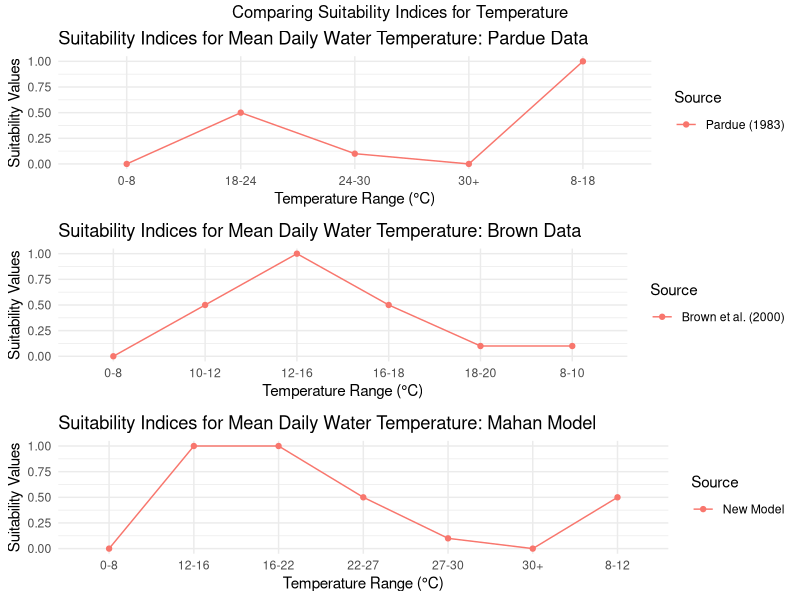

Source code (R): (Note: this script raises an error after producing the figure.)
## ---- chunk 1
# Load the ggplot2 library
library(ggplot2)
library(gridExtra)
# Your data
data <- data.frame(
  Temperature_Range_C = c("0-8","8-12","12-16","16-22","22-27","27-30","30+",
               "0-8","8-18","18-24","24-30","30+",
               "0-8","8-10","10-12","12-16","16-18","18-20","20-30","30+"),
  Suitability_Values = c(0.0,0.5,1.0,1.0,0.5,0.1,0.0,
         0.0,1.0,0.5,0.1,0.0,
         0.0,0.1,0.5,1.0,0.5,0.1,0.0,0.0),
  Source = c("New Model", "New Model", "New Model", "New Model", "New Model", "New Model", "New Model",
             "Pardue (1983)","Pardue (1983)","Pardue (1983)","Pardue (1983)","Pardue (1983)",
                    "Brown et al. (2000)","Brown et al. (2000)","Brown et al. (2000)","Brown et al. (2000)","Brown et al. (2000)","Brown et al. (2000)","Brown et al. (2000)","Brown et al. (2000)")
)
alewife_model <- data[1:7,]
pardue_data <- data[8:12, ]
brown_data <- data[13:18, ]

#Note that range=0, which means that whiskers extend to the minimum and maximum values.
jpeg(filename="Fig01.Adult_Alewife_Temp_HSI.jpeg", units="in", width=9, height=4, res=400)
par(mfrow=c(3,1))

# Create separate plots for each model
plot_alewife <- ggplot(alewife_model, aes(x = Temperature_Range_C, y = Suitability_Values, group = Source, color = Source)) +
  geom_line() +
  geom_point() +
  labs(
    x = "Temperature Range (°C)",
    y = "Suitability Values",
    title = "Suitability Indices for Mean Daily Water Temperature: Mahan Model"
  ) +
  theme_minimal()

plot_pardue <- ggplot(pardue_data, aes(x = Temperature_Range_C, y = Suitability_Values, group = Source, color = Source)) +
  geom_line() +
  geom_point() +
  labs(
    x = "Temperature Range (°C)",
    y = "Suitability Values",
    title = "Suitability Indices for Mean Daily Water Temperature: Pardue Data"
  ) +
  theme_minimal()

plot_brown <- ggplot(brown_data, aes(x = Temperature_Range_C, y = Suitability_Values, group = Source, color = Source)) +
  geom_line() +
  geom_point() +
  labs(
    x = "Temperature Range (°C)",
    y = "Suitability Values",
    title = "Suitability Indices for Mean Daily Water Temperature: Brown Data"
  ) +
  theme_minimal()

grid.arrange(arrangeGrob(plot_pardue, plot_brown, plot_alewife, nrow = 3), top="Comparing Suitability Indices for Temperature")
#Close jpeg creation
invisible(dev.off())

#Display figure
knitr::include_graphics("Fig01.Adult_Alewife_Temp_HSI.jpeg")
## ---- chunk 2
library(dplyr)
library(knitr)
library(kableExtra)
data= matrix(c("0-8","8-12","12-16","16-22","22-27","27-30","30+",
               "0-10","10-15","15-20","20-27","27+",
               "0-8","8-10","10-12","12-16","16-18","18-20","20+"), ncol=1, byrow=TRUE)

## create columns for table
HSI <- c(0.0,0.5,1.0,1.0,0.5,0.1,0.0,
         0.0,0.5,1.0,0.5,0.0,
         0.0,0.1,0.5,1.0,0.5,0.1,0.0)
data <-cbind(data, HSI)

# specify the column names and row names of matrix
colnames(data) = c('Temperature Range (C)', 'Suitability Values')
rownames(data) <- c('New Model','','','','','','',
                    "Pardue (1983)",'','','','',
                    "Brown et al. (2000)",'','','','','','')

# assign to table
final=as.table(data)
knitr::kable(x = data, #the data for the table
            caption = "Suitability Indices for Mean Daily Water Temperature: Spawning Adult Alewives",
            format = "markdown",
            escape = FALSE,
            booktabs = TRUE,
            align = "c",
            full_width = TRUE)  %>%   
kable_styling(full_width = T) %>%
column_spec(4,width_min = "20em") %>%
column_spec(5,width_min = "20em")
## ---- chunk 3
data= matrix(c("0-2","2-10","10-20","20-50","50-100","100+",
               "NA",
               "0-MLT","MLT-3","3-10","10-20","20-50","50-100"), ncol=1, byrow=TRUE)

## create columns for table
HSI <- c(0.0,0.5,1.0,0.5,0.5,0.0,
         "NA",
         0.5,1.0,1.0,0.1,0.0,0.0)
data <-cbind(data, HSI)

# specify the column names and row names of matrix
colnames(data) = c('Depth Range (meters)', 'Suitability Values')
rownames(data) <- c('New Model','','','','','',
                    "Pardue (1983)",
                    "Brown et al. (2000)",'','','','','')

# assign to table
final=as.table(data)
knitr::kable(x = data, #the data for the table
            caption = "Suitability Indices for Average Depth: Spawning Adult Alewives",
            format = "markdown",
            escape = FALSE,
            booktabs = TRUE,
            align = "c",
            full_width = TRUE)  %>%   
kable_styling(full_width = T) %>%
column_spec(4,width_min = "20em") %>%
column_spec(5,width_min = "20em")
## ---- chunk 4
data= matrix(c("0-0.5","0.5-5","5-15","15-20","20+",
               "0-6","6-14","14-20","20+",
               "0-0.5","0.5-5","5-10","10-15","15-20","20-25","25-30"), ncol=1, byrow=TRUE)

## create columns for table
HSI <- c(1.0,1.0,1.0,0.5,0,
         0.86,0.0,0.0,0.0,
         1.0,1.0,1.0,1.0,0.5,0.1,0.0)
data <-cbind(data, HSI)

# specify the column names and row names of matrix
colnames(data) = c('Salinity Range (psu)', 'Suitability Values')
rownames(data) <- c('New Model','','','','',
                    "Pardue (1983)",'','','',
                    "Brown et al. (2000)",'','','','','','')

# assign to table
final=as.table(data)
knitr::kable(x = data, #the data for the table
            caption = "Suitability Indices for Average Salinity: Spawning Adult Alewives",
            format = "markdown",
            escape = FALSE,
            booktabs = TRUE,
            align = "c",
            full_width = TRUE)  %>%   
kable_styling(full_width = T) %>%
column_spec(4,width_min = "20em") %>%
column_spec(5,width_min = "20em")
## ---- chunk 5
data= matrix(c("0-0.3","0.3-1.5","1.5-3.5","3.5-4.5","4.5+",
               "NA",
               "NA"), ncol=1, byrow=TRUE)

## create columns for table
HSI <- c(1.0,1.0,0.5,0.3,0.0,
         "NA",
         "NA")
data <-cbind(data, HSI)

# specify the column names and row names of matrix
colnames(data) = c('Flow Velocity Range (m/s)', 'Suitability Values')
rownames(data) <- c('New Model','','','','',
                    "Pardue (1983)",
                    "Brown et al. (2000)")

# assign to table
final=as.table(data)
knitr::kable(x = data, #the data for the table
            caption = "Suitability Indices for Flow Velocity: Spawning Adult Alewives",
            format = "markdown",
            escape = FALSE,
            booktabs = TRUE,
            align = "c",
            full_width = TRUE)  %>%   
kable_styling(full_width = T) %>%
column_spec(4,width_min = "20em") %>%
column_spec(5,width_min = "20em")
## ---- chunk 6
data= matrix(c("soft substrate","hard substrate","present SAV","absent SAV",
               "NA",
               "NA"), ncol=1, byrow=TRUE)

## create columns for table
HSI <- c(1.0,0.5,1.0,0.5,
         "NA",
         "NA")
data <-cbind(data, HSI)

# specify the column names and row names of matrix
colnames(data) = c('Predominant Substrate Type', 'Suitability Values')
rownames(data) <- c('New Model','','','',
                    "Pardue (1983)",
                    "Brown et al. (2000)")

# assign to table
final=as.table(data)
knitr::kable(x = data, #the data for the table
            caption = "Suitability Indices for Predominant Substrate Type: Spawning Adult Alewives",
            format = "markdown",
            escape = FALSE,
            booktabs = TRUE,
            align = "c",
            full_width = TRUE)  %>%   
kable_styling(full_width = T) %>%
column_spec(4,width_min = "20em") %>%
column_spec(5,width_min = "20em")
## ---- chunk 7
# Load the ggplot2 library
library(ggplot2)

# Your data
data <- data.frame(
  Temperature_Range_C = c(3,11,17,22,28,29.7,
               0,10,18,30,
               0,6,10,12,22,24,30),
  Suitability_Values = c(0.0,0.5,1.0,1.0,0.3,0.0,
         0.5,1.0,0.5,0.0,
         0.0,0.1,0.5,1.0,0.5,0.1,0.0),
  Source = c("New Model", "New Model", "New Model", "New Model", "New Model", "New Model",
             "Pardue (1983)","Pardue (1983)","Pardue (1983)","Pardue (1983)",
                    "Brown et al. (2000)","Brown et al. (2000)","Brown et al. (2000)","Brown et al. (2000)","Brown et al. (2000)","Brown et al. (2000)","Brown et al. (2000)")
)
alewife_model <- data[1:6,]
pardue_data <- data[7:10, ]
brown_data <- data[11:17, ]

#Note that range=0, which means that whiskers extend to the minimum and maximum values.
jpeg(filename="Fig02.Juv_Alewife_Temp_HSI.jpeg", units="in", width=9, height=4, res=400)
par(mfrow=c(3,1))

# Create separate plots for each model
plot_alewife <- ggplot(alewife_model, aes(x = Temperature_Range_C, y = Suitability_Values, group = Source, color = Source)) +
  geom_line() +
  geom_point() +
  labs(
    x = "Temperature Range (°C)",
    y = "Suitability Values",
    title = "Suitability Indices for Average Depth: Mahan Model"
  ) +
  theme_minimal()

plot_pardue <- ggplot(pardue_data, aes(x = Temperature_Range_C, y = Suitability_Values, group = Source, color = Source)) +
  geom_line() +
  geom_point() +
  labs(
    x = "Temperature Range (°C)",
    y = "Suitability Values",
    title = "Suitability Indices for Average Depth: Pardue Data"
  ) +
  theme_minimal()

plot_brown <- ggplot(brown_data, aes(x = Temperature_Range_C, y = Suitability_Values, group = Source, color = Source)) +
  geom_line() +
  geom_point() +
  labs(
    x = "Temperature Range (°C)",
    y = "Suitability Values",
    title = "Suitability Indices for Average Depth: Brown Data"
  ) +
  theme_minimal()

grid.arrange(arrangeGrob(plot_pardue, plot_brown, plot_alewife, nrow = 3), top="Comparing Suitability Indices for Depth")
#Close jpeg creation
invisible(dev.off())

#Display figure
knitr::include_graphics("Fig02.Juv_Alewife_Temp_HSI.jpeg")
## ---- chunk 8
library(dplyr)
library(knitr)
library(kableExtra)
data= matrix(c("3-11","11-17","17-22","22-28","28-29.7","29.7+",
               "0-10","10-18","18-30","30+",
               "0-6","6-10","10-12","12-22","22-24","24-30","30+"), ncol=1, byrow=TRUE)

## create columns for table
HSI <- c(0.0,0.5,1.0,1.0,0.3,0.0,
         0.5,1.0,0.5,0.0,
         0.0,0.1,0.5,1.0,0.5,0.1,0.0)
data <-cbind(data, HSI)

# specify the column names and row names of matrix
colnames(data) = c('Temperature Range (C)', 'Suitability Values')
rownames(data) <- c('New Model','','','','','',
                    "Pardue (1983)",'','','',
                    "Brown et al. (2000)",'','','','','','')

# assign to table
final=as.table(data)
knitr::kable(x = data, #the data for the table
            caption = "Suitability Indices for Mean Daily Water Temperature: Non-Migratory Juvenile Alewife and Larvae",
            format = "markdown",
            escape = FALSE,
            booktabs = TRUE,
            align = "c",
            full_width = TRUE)  %>%   
kable_styling(full_width = T) %>%
column_spec(4,width_min = "20em") %>%
column_spec(5,width_min = "20em")
## ---- chunk 9
data= matrix(c("0-0.5", "0.5-3", "3-5", "3-10", "10-20", "20-50","50+",
               "NA",
               "0-MLT","MLT-3","3-10","10-20","20-50","50-100"), ncol=1, byrow=TRUE)

## create columns for table
HSI <- c(0.0,1.0,1.0,1.0,0.5,0.1,0.0,
         "NA",
         0.5,1.0,1.0,0.1,0.0,0.0)
data <-cbind(data, HSI)

# specify the column names and row names of matrix
colnames(data) = c('Depth Range (meters)', 'Suitability Values')
rownames(data) <- c('New Model','','','','','','',
                    "Pardue (1983)",
                    "Brown et al. (2000)",'','','','','')

# assign to table
final=as.table(data)
knitr::kable(x = data, #the data for the table
            caption = "Suitability Indices for Average Depth: Non-Migratory Juvenile Alewife and Larvae",
            format = "markdown",
            escape = FALSE,
            booktabs = TRUE,
            align = "c",
            full_width = TRUE)  %>%   
kable_styling(full_width = T) %>%
column_spec(4,width_min = "20em") %>%
column_spec(5,width_min = "20em")
## ---- chunk 10
data= matrix(c("0-0.5", "0.5-5", "5-10", "10-15", "15-20", "20-25", "25-30", "30-35", "35+",
               "0-6","6-14","14-20","20+",
               "0-0.5","0.5-5","5-10","10-15","15-20","20-25","25-30"), ncol=1, byrow=TRUE)

## create columns for table
HSI <- c(0.5,1.0,1.0,1.0,1.0,0.5,0.3,0.1,0.0,
         0.86,0.0,0.0,0.0,
         0.1,0.1,0.5,1.0,1.0,1.0,1.0)
data <-cbind(data, HSI)

# specify the column names and row names of matrix
colnames(data) = c('Salinity Range (psu)', 'Suitability Values')
rownames(data) <- c('New Model','','','','','','','','',
                    "Pardue (1983)",'','','',
                    "Brown et al. (2000)",'','','','','','')

# assign to table
final=as.table(data)
knitr::kable(x = data, #the data for the table
            caption = "Suitability Indices for Average Salinity: Non-Migratory Juvenile Alewife and Larvae",
            format = "markdown",
            escape = FALSE,
            booktabs = TRUE,
            align = "c",
            full_width = TRUE)  %>%   
kable_styling(full_width = T) %>%
column_spec(4,width_min = "20em") %>%
column_spec(5,width_min = "20em")
## ---- chunk 11
data= matrix(c("0-0.05", "0.05-0.12", "0.12-0.17", "0.17-0.3", "0.3-0.5", "0.5-1.0","1.0-1.5", "1.5+",
               "NA",
               "NA"), ncol=1, byrow=TRUE)

## create columns for table
HSI <- c(0.5,1.0,1.0,0.7,0.5,0.3,0.1,0.0,
         "NA",
         "NA")
data <-cbind(data, HSI)

# specify the column names and row names of matrix
colnames(data) = c('Flow Velocity Range (m/s)', 'Suitability Values')
rownames(data) <- c('New Model','','','','','','','',
                    "Pardue (1983)",
                    "Brown et al. (2000)")

# assign to table
final=as.table(data)
knitr::kable(x = data, #the data for the table
            caption = "Suitability Indices for Flow Velocity: Non-Migratory Juvenile Alewife and Larvae",
            format = "markdown",
            escape = FALSE,
            booktabs = TRUE,
            align = "c",
            full_width = TRUE)  %>%   
kable_styling(full_width = T) %>%
column_spec(4,width_min = "20em") %>%
column_spec(5,width_min = "20em")
## ---- chunk 12
data= matrix(c("soft substrate","hard substrate","present SAV","absent SAV",
               "NA",
               "NA"), ncol=1, byrow=TRUE)

## create columns for table
HSI <- c(0.5,1.0,1.0,0.5,
         "NA",
         "NA")
data <-cbind(data, HSI)

# specify the column names and row names of matrix
colnames(data) = c('Predominant Substrate Type', 'Suitability Values')
rownames(data) <- c('New Model','','','',
                    "Pardue (1983)",
                    "Brown et al. (2000)")

# assign to table
final=as.table(data)
knitr::kable(x = data, #the data for the table
            caption = "Suitability Indices for Predominant Substrate Type: Non-Migratory Juvenile Alewife and Larvae",
            format = "markdown",
            escape = FALSE,
            booktabs = TRUE,
            align = "c",
            full_width = TRUE)  %>%   
kable_styling(full_width = T) %>%
column_spec(4,width_min = "20em") %>%
column_spec(5,width_min = "20em")
## ---- chunk 13
library(dplyr)
library(knitr)
library(kableExtra)
data= matrix(c('A','','','','','','','B','','','','','','C','','','','','D','','','','','E','','',''), ncol=1, byrow=TRUE)

# specify the column names and row names of matrix
colnames(data) = c('Variable')
rownames(data) <- c('Spawning Adults','','','','','','','','','','','','','','','','','','','','','','','','','','')

## create columns for table
##Parameters
Parameter <- c('Temperature','','','','','','','Depth','','','','','','Salinity','','','','','Flow Velocity','','','','','Substrate','','','')

data <- cbind(data, Parameter)

#Equations
Range <- c("$$temp_{C}=0-8$$","$$temp_{C}=8-12$$","$$temp_{C}=12-16$$","$$temp_{C}=16-22$$","$$temp_{C}=22-27$$","$$temp_{C}=27-30$$","$$temp_{C}=30+$$",
           
           "$$depth_{m}=0-2$$","$$depth_{m}=2-10$$", "$$depth_{m}=10-20$$","$$depth_{m}=20-50$$","$$depth_{m}=50-100$$","$$depth_{m}=100+$$",
           
           "$$sal_{psu}=0-0.5$$","$$sal_{psu}=0.5-5$$","$$sal_{psu}=5-15$$","$$sal_{psu}=15-20$$","$$sal_{psu}=20+$$",
           
           "$$vel_(m/s)=0-0.3$$","$$vel_(m/s)=0.3-1.5$$","$$vel_(m/s)=1.5-3.5$$","$$vel_(m/s)=3.5-4.5$$","$$vel_(m/s)=4.5+$$",
           
           "soft substrate","hard substrate","present SAV","absent SAV") 
data <-cbind(data, Range)

HSI <- c(0.0,0.5,1.0,1.0,0.5,0.1,0.0,
         0.0,0.5,1.0,0.5,0.5,0.5,
         1.0,1.0,1.0,0.5,0,
         1.0,1.0,0.5,0.3,0.0,
         1.0,0.5,
         1.0,0.5)
data <-cbind(data, HSI)

Formulas <- c("$$0+(0.0625*temp_{C})$$","$$-0.5+(0.125*temp_{C})$$","$$1+(0*temp_{C})$$","$$2.33+(-0.0833*temp_{C})$$","$$2.26+(-0.0800*temp_{C})$$","$$1.00+(-0.0333*temp_{C})$$","$$0+(0*temp_{C})$$",
              
              "$$0+ (0.005*depth_{m})$$","$$0.38+(0.0625*depth_{m})$$","$$1.5+(-0.05*depth_{m})$$","$$0.5+ (0.0*depth_{m})$$","$$1+(-0.01*depth_{m})$$","$$0.0+(0.0*depth_{m})$$",
              
              "$$1+(0*sal_{psu})$$","$$1+(0*sal_{psu})$$","$$1.25+(-0.05*sal_{psu})$$","$$2.0+(-0.1*sal_{psu})$$","$$0+(0*sal_{psu})$$",
              
              "$$1+(0*vel_{m/s})$$","$$1.13+(-0.4167*vel_{m/s})$$","$$0.65+(-0.1*vel_{m/s})$$","$$1.35+(-0.3*vel_{m/s})$$","$$0+(0*vel_{m/s})$$",
              'NA','NA','NA','NA') 
data <-cbind(data, Formulas)

# assign to table
final=as.table(data)
knitr::kable(x = data, #the data for the table
            caption = "Habitat Suitability Indices for Spawning Adult Alewives",
            format = "markdown",
            escape = FALSE,
            booktabs = TRUE,
            align = "c",
            full_width = TRUE)  %>%   
kable_styling(full_width = T) %>%
column_spec(4,width_min = "20em") %>%
column_spec(5,width_min = "20em")
## ---- chunk 14

data= matrix(c('A','','','','','','B','','','','','','','C','','','','','','','','','D','','','','','','','','E','','',''), ncol=1, byrow=TRUE)

# specify the column names and row names of matrix
colnames(data) = c('Variable')
rownames(data) <- c('Non-migratory Juvenile and Larvae','','','','','','','','','','','','','','','','','','','','','','','','','','','','','','','','','')

## create columns for table
##Parameters
Parameter <- c('Temperature','','','','','','Depth','','','','','','','Salinity','','','','','','','','','Flow Velocity','','','','','','','','Substrate','','','')

data <- cbind(data, Parameter)

#Equations
Range <- c("$$temp_{C}=3-11$$","$$temp_{C}=11-17$$","$$temp_{C}=17-22$$","$$temp_{C}=22-28$$","$$temp_{C}=28-29.7$$","$$temp_{C}=29.7+$$",
         
         "$$depth_{m}=0-0.5$$", "$$depth_{m}=0.5-3$$", "$$depth_{m}=3-5$$", "$$depth_{m}=3-10$$", "$$depth_{m}=10-20$$", "$$depth_{m}=20-50$$", "$$depth_{m}=50+$$",
         
         "$$sal_{psu}=0-0.5$$", "$$sal_{psu}=0.5-5$$", "$$sal_{psu}=5-10$$", "$$sal_{psu}=10-15$$", "$$sal_{psu}=15-20$$", "$$sal_{psu}=20-25$$", "$$sal_{psu}=25-30$$", "$$sal_{psu}=30-35$$", "$$sal_{psu}=35+$$",
         
         "$$vel_(m/s)=0-0.05$$", "$$vel_(m/s)=0.05-0.12$$", "$$vel_(m/s)=0.12-0.17$$", "$$vel_(m/s)=0.17-0.3$$", "$$vel_(m/s)=0.3-0.5$$", "$$vel_(m/s)=0.5-1.0$$","$$vel_(m/s)=1.0-1.5$$", "$$vel_(m/s)=1.5+$$",
         
         "soft substrate","hard substrate","present SAV","absent SAV") #Minimum Annual Salinity
data <-cbind(data, Range)

HSI <- c(0.0,0.5,1.0,1.0,0.3,0.0,
         0.0,1.0,1.0,1.0,0.5,0.1,0.0,
         0.5,1.0,1.0,1.0,1.0,0.5,0.3,0.1,0.0,
         0.5,1.0,1.0,0.7,0.5,0.3,0.1,0.0,
         0.5,1.0,
         1.0,0.5)
data <-cbind(data, HSI)

Formulas <- c("$$-0.19+(0.0625*temp_{C})$$","$$-0.42+(0.0833*temp_{C})$$","$$1+(0.0*temp_{C})$$","$$3.57+(-0.1167*temp_{C})$$","$$5.24+(-0.1765*temp_{C})$$","$$0+(0.0*temp_{C})$$",
              
              "$$0+ (2.0*depth_{m})$$", "$$1.0+ (0.0*depth_{m})$$", "$$1.0+ (0.0*depth_{m})$$", "$$1.5+ (-0.1*depth_{m})$$", "$$0.9+ (-0.04*depth_{m})$$","$$0.17+ (-0.0033*depth_{m})$$","$$0.0+ (0.0*depth_{m})$$",
              
              "$$0.5+(1.0*sal_{psu})$$", "$$1.0+(0.0*sal_{psu})$$", "$$1.0+(0.0*sal_{psu})$$", "$$1.0+(0.0*sal_{psu})$$", "$$2.5+(-0.01*sal_{psu})$$", "$$1.3+(-0.04*sal_{psu})$$", "$$1.3+(-0.04*sal_{psu})$$", "$$0.7+(-0.02*sal_{psu})$$", "$$0.0+(0.0*sal_{psu})$$",
              
              "$$0.5 +(10*vel_{m/s})$$", "$$1.0 +(0.0*vel_{m/s})$$", "$$1.72 +(-6.0*vel_{m/s})$$", "$$0.96 +(-1.5385*vel_{m/s})$$", "$$0.8 +(-1.0*vel_{m/s})$$", "$$0.5 +(-0.4*vel_{m/s})$$", "$$0.3 +(-0.2*vel_{m/s})$$", "$$0 +(0*vel_{m/s})$$",
              
              'NA','NA','NA','NA') #Minimum Annual Salinity
data <-cbind(data, Formulas)

# assign to table
final=as.table(data)
knitr::kable(x = data, #the data for the table
            caption = "Habitat Suitability Indices for Non-migratory Juvenile Alewife and Larvae",
            format = "markdown",
            escape = FALSE,
            booktabs = TRUE,
            align = "c",
            full_width = TRUE)  %>%   
kable_styling(full_width = T) %>%
column_spec(4,width_min = "20em") %>%
column_spec(5,width_min = "20em")
## ---- chunk 15
#Create data frame for suitability curves
riparian0 <- data.frame(matrix(NA, nrow=5, ncol=6))
colnames(riparian0) <- c("Ins.Buffer.Width.Avg.m", "Index.Instream", "Bio.Buffer.Width.Avg.m", "Index.Biodiversity", "Buffer.Width.Min.m", "Index.Connectivity")

#Specify suitability curves
riparian0$Ins.Buffer.Width.Avg.m <- c()
riparian0$Index.Instream <- c()
riparian0$Bio.Buffer.Width.Avg.m <- c()
riparian0$Index.Biodiversity <- c()
riparian0$Buffer.Width.Min.m <- c()
riparian0$Index.Connectivity <- c()
